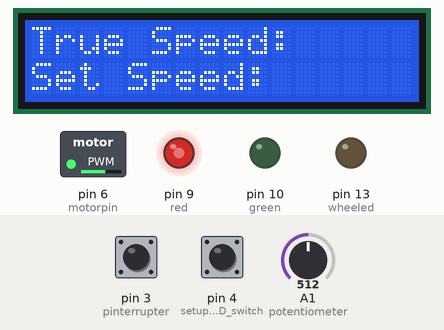
Bench run of a sketch on a simulated Arduino Uno, built with avr-gcc and run on an emulated ATmega328P. Shown: 16×2 character LCD, switched loads named in the sketch (green lamp = pin HIGH), output pins drawn as LEDs (lit = HIGH). The test bench sets the inputs (shaded band); at power-on: A1 (potentiometer) = 512, pin 3 (pinterrupter) HIGH, pin 4 (setup_for_the_PID_switch) LOW. What the sketch prints to the serial monitor is not drawn.

Above: at 2.8 s.
2.9 s: A1 (potentiometer) set to 306
At 3.51 s:
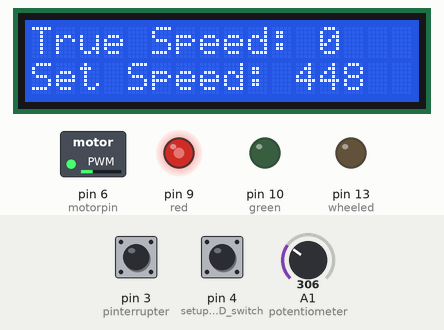
5.5 s: pin 3 (pinterrupter) pulled LOW for 0.15 s
At 5.84 s:
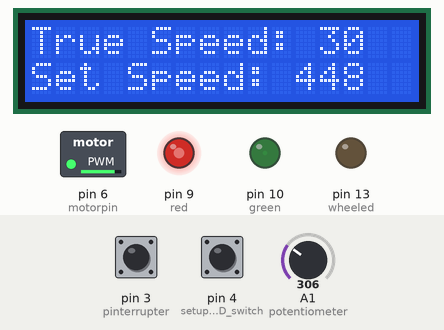
7.1 s: pin 4 (setup_for_the_PID_switch) pulled HIGH for 3.2 s
At 11.1 s:
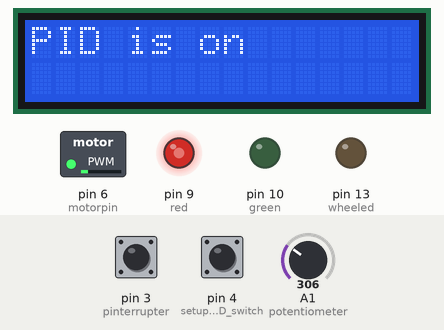
11.8 s: pin 3 (pinterrupter) pulled LOW for 1 s
At 13.49 s:
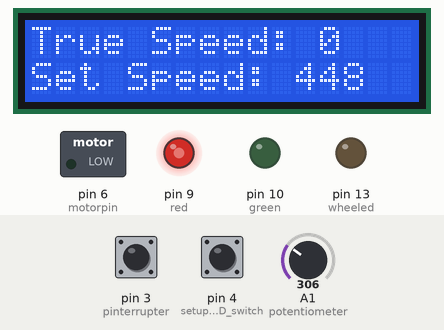
14.5 s: pin 3 (pinterrupter) pulled LOW for 3.2 s
At 18.16 s:
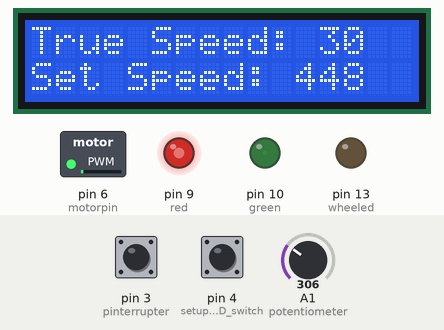
19.4 s: A1 (potentiometer) set to 0
At 20.2 s:
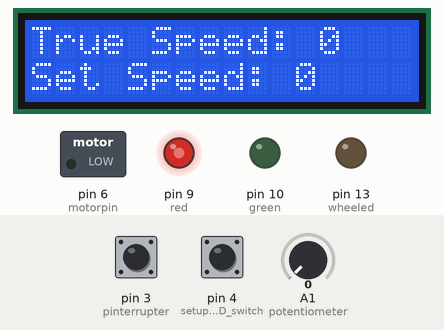
Timing chart, 0 to 22.1 s (numbered marks = the images above; inputs shaded):
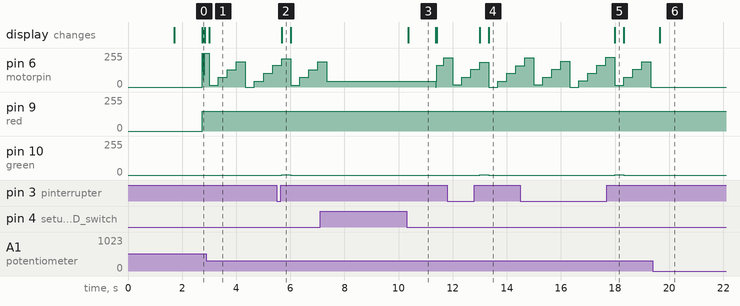

The sketch:

PID-Box_Final.ino
```cpp
# include <Wire.h>
# include <LiquidCrystal_I2C.h>
LiquidCrystal_I2C lcd(0x27, 16, 2); //LCD Backpack.ino

volatile int output = 0; //an integer increased in the interrupt
int targetspd = 0; //the set speed of the motor; going to be changed based off of potentiometer value
bool juston = 0; // used for PID initiation sequence timings

const int potentiometer = A1; //the potentiometer pin
const int pinterrupter = 3; //photo interrupter
const int motorpin = 6; // motor
const int wheeled = 13;// LED pin which triggers in the interrupt

const int holenum = 6; // number of holes in the wheel
const int calcps = 3; // how many times the RPM and PID are being calculated in a second
int wt = 1000 / calcps; // wait time; used in PID calculations

int realrpm = 0; // this is the PV, the process variable. Process variable is another name for the actual value of a variable.

long oldmillis = 0; //used for timing instead of delays

const int maxrpmval = 1500;//the supposed max rpm value

const int red = 9;// the three RGB LED pins
const int green = 10;
const int blue = 11;

int error = 0; // both used for Proportional calculations
int previous_error = 0;

int integral = 0; //PID variables
int derivative = 0;
int drive = 0;

double kP = 1.4; //PID tuning variables; note: kI is small because it is divided by 333 for wait time, kD is large because it is multiplied by 333
double kI = 0.004;
double kD = 100;


void setup()
{
  Serial.begin(9600);

  pinMode(pinterrupter, INPUT_PULLUP); //setup for photointerrupter
  pinMode(4, INPUT); //setup for the PID switch
  attachInterrupt(digitalPinToInterrupt(pinterrupter), RPMCalc, RISING);
  pinMode(wheeled, OUTPUT);
  lcd.init();
  lcd.backlight();
  lcd.begin (16, 2); // for 16 x 2 LCD module]
  lcd.setCursor(0, 0);
  lcd.print("Julia Bailey");
  lcd.setCursor(0, 1);
  lcd.print(" Mekhi Hernandez");
  delay(1500);
  lcd.setCursor(0, 0);
  lcd.print("True Speed:      ");
  lcd.setCursor(0, 1);
  lcd.print("Set Speed:       ");
}


void loop()
{

  if (millis() >= oldmillis * wt) //if a certain number(333 currently) of milliseconds have passed since last activation, run this code
  {
    detachInterrupt(digitalPinToInterrupt(pinterrupter)); //detach the interruptss

    targetspd = analogRead(potentiometer);

    realrpm = (output) * (60 * calcps) / holenum; //the RPM is equal to the number of times the photo interrupter has been triggered, times 30. This number is the number of seconds, times the calculations per second, divided by the number of holes

    lcd.setCursor(12, 0); //these 6 lines print the RPM and the set speed
    lcd.print(realrpm);
    lcd.print("   ");
    lcd.setCursor(11, 1);
    lcd.print(map(analogRead(potentiometer), 0, 1023, 0, maxrpmval));
    lcd.print("   ");


    Serial.print(constrain(realrpm, 0, maxrpmval + 1000)); //print the real rpm and the set speed to the serial monitor for graphing
    Serial.print(",");
    Serial.println(map(analogRead(potentiometer), 0, 1023, 0, maxrpmval));

    output = 0; //resets the output value so that we can calculate the next rpm

    if (digitalRead(4) == 1) // if the PID is off, set the adjustment value to 0
    {
      juston = false;
      drive = 0;
    }


    if (digitalRead(4) == 0)
    {

      if (juston == false) //If PID switch is on and it previously wasn't, start initialization sequence
      {
        lcd.clear();
        lcd.setCursor(0, 0);
        lcd.print("PID is on"); //start with this message then wait a second and move to the usual message
        delay(1000);
        lcd.setCursor(0, 0);
        lcd.print("True Speed:      ");
        lcd.setCursor(0, 1);
        lcd.print("Set Speed:       ");
      }

      error = map(targetspd, 0, 1023, 0, 150) - map(realrpm, 0, maxrpmval, 0, 150);//set the error equal to the targetspeed (as a motor usable value) minus the actual rpm mapped as a motor usable value
      integral = integral + (error * wt); // integral is set to the previous integral plus the error
      derivative = (error - previous_error) / wt; // the derivative is the error minus the previous error divided by the amount of time in which it gets calculated
      drive = (error * kP) + (integral * kI) + (derivative * kD); // all of the different adjusting mechanisms are combined
      previous_error = error;

      juston = true;
    }
    analogWrite(motorpin, constrain((map(targetspd, 0, 1023, 0, 150) + drive), 0, 255)); //write to the motor the potentiometer value plus PID stuff
    oldmillis = oldmillis + (1);
    attachInterrupt(digitalPinToInterrupt(pinterrupter), RPMCalc, RISING);
  }


  analogWrite(red, (150 - (map(constrain(realrpm, 0, 1500), 0, maxrpmval, 0, 150)))); // if rpm is zero, light is green; if rpm is maxed, no green
  analogWrite(green, map(constrain(realrpm, 0, 1500), 0, maxrpmval, 0, 150));// print to the green part of the RGBLED the speed of the motor


}

void RPMCalc() // the code to count the number of times the wheel has passed the photo interrupter and to switch the led on momentarily
{

  output ++;
  digitalWrite(wheeled, HIGH);
  delay(1);
  digitalWrite(wheeled, LOW);
}
```

Measured:
- after the input at 2.9 s, the display: changes after 0.11 s (image 1)
- after the input at 5.5 s, pin 9 (red): 150/255 → 147/255 after 0.18 s, → 150/255 0.33 s later; pin 10 (green): 0/255 → 3/255 after 0.18 s, → 0/255 0.33 s later; the display: changes after 0.18 s (image 2)
- after the input at 7.1 s, the display: changes after 3.2 s (image 3)
- after the input at 11.8 s, pin 9 (red): 150/255 → 147/255 after 1.2 s, → 150/255 0.33 s later; pin 10 (green): 0/255 → 3/255 after 1.2 s, → 0/255 0.33 s later; the display: first changes after 1.2 s (image 4 shows a later state)
- after the input at 14.5 s, pin 9 (red): 150/255 → 147/255 after 3.5 s, → 150/255 0.33 s later; pin 10 (green): 0/255 → 3/255 after 3.5 s, → 0/255 0.33 s later; the display: changes after 3.5 s (image 5)
- after the input at 19.4 s, pin 6 (motorpin): stops changing and stays 0/255; the display: changes after 0.26 s (image 6)
- what the display in image 3 shows lasts 1.1 s, from 10.3 s to 11.4 s
